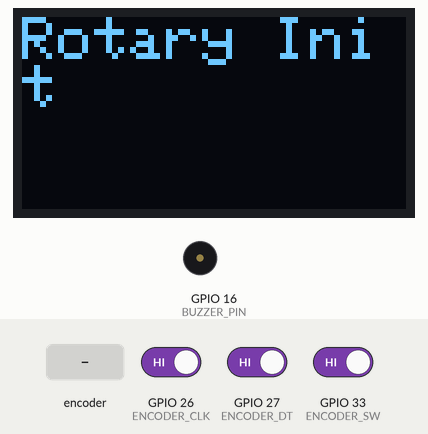
Recording of a sketch running on a simulated ESP32. Shown: 128×64 one-colour display, buzzer (waves = sounding, pin HIGH). The inputs (shaded band) are chosen by the test bench; at power-on: GPIO 33 (ENCODER_SW) HIGH, GPIO 26 (ENCODER_CLK) HIGH, GPIO 27 (ENCODER_DT) HIGH.

Above: at 2.2 s.
2.3 s: rotary encoder on GPIO 26 (ENCODER_CLK) / GPIO 27 (ENCODER_DT) turned 3 steps (first pin leading)
At 3.3 s:
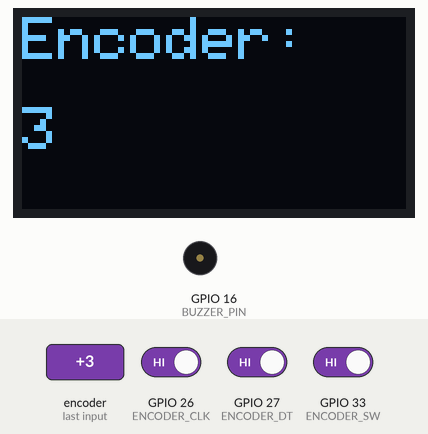
4.4 s: GPIO 33 (ENCODER_SW) driven LOW
At 7.02 s:
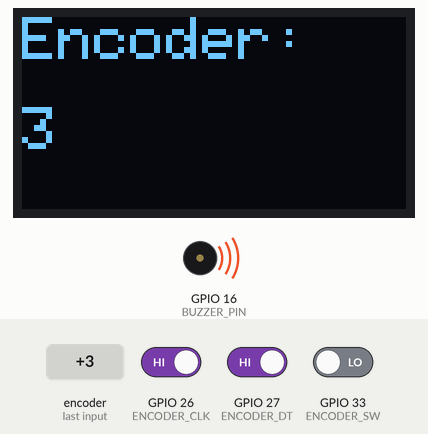
7.1 s: rotary encoder on GPIO 26 (ENCODER_CLK) / GPIO 27 (ENCODER_DT) turned 1 step (first pin leading)
At 7.32 s:
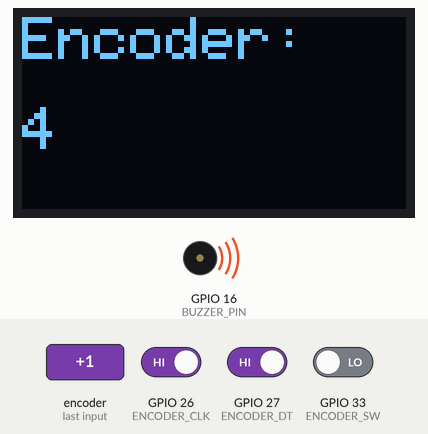
8.8 s: GPIO 33 (ENCODER_SW) driven HIGH
At 9.6 s:
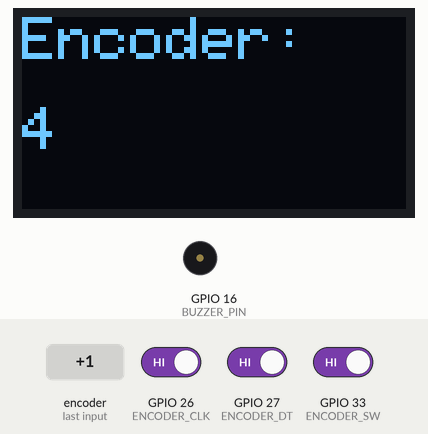
Timing chart, 0 to 11.3 s (numbered marks = the images above; inputs shaded):
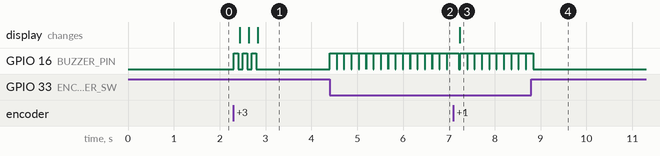

The sketch:

CFL02_RotaryEncoder_OLED.ino
```cpp
#include <Wire.h>
#include <Adafruit_GFX.h>
#include <Adafruit_SSD1306.h>

// OLED setup
#define SCREEN_WIDTH 128
#define SCREEN_HEIGHT 64
#define OLED_RESET    -1
#define OLED_ADDR     0x3C

Adafruit_SSD1306 display(SCREEN_WIDTH, SCREEN_HEIGHT, &Wire, OLED_RESET);

// Pin definitions
#define BUZZER_PIN   16
#define ENCODER_SW   33
#define ENCODER_CLK  26
#define ENCODER_DT   27

int lastClkState = HIGH;
int encoderCount = 0;

void setup() {
  pinMode(BUZZER_PIN, OUTPUT);
  pinMode(ENCODER_SW, INPUT_PULLUP);
  pinMode(ENCODER_CLK, INPUT);
  pinMode(ENCODER_DT, INPUT);

  digitalWrite(BUZZER_PIN, LOW);

  // Start I2C on ESP32 default SDA/SCL (21, 22)
  Wire.begin(21, 22);

  // OLED initialization
  if (!display.begin(SSD1306_SWITCHCAPVCC, OLED_ADDR)) {
    while (true); // halt if OLED not found
  }

  display.clearDisplay();
  display.setTextSize(2);
  display.setTextColor(SSD1306_WHITE);
  display.setCursor(0, 0);
  display.println("Rotary Init");
  display.display();

  delay(1000);  // Short welcome pause
}

void loop() {
  // --- Check button press ---
  if (digitalRead(ENCODER_SW) == LOW) {
    digitalWrite(BUZZER_PIN, HIGH);
    delay(150);
    digitalWrite(BUZZER_PIN, LOW);
  }

  // --- Check rotation ---
  int clkState = digitalRead(ENCODER_CLK);
  if (clkState != lastClkState && clkState == LOW) {
    if (digitalRead(ENCODER_DT) != clkState) {
      encoderCount++;  // Clockwise
      digitalWrite(BUZZER_PIN, HIGH);
      delay(100);
      digitalWrite(BUZZER_PIN, LOW);
    } else {
      encoderCount--;  // Counter-clockwise
    }

    // Update OLED
    display.clearDisplay();
    display.setCursor(0, 0);
    display.println("Encoder:");
    display.setCursor(0, 30);
    display.println(encoderCount);
    display.display();
  }
  lastClkState = clkState;

  delay(10); // debounce
}
```

Measured:
- after the input at 2.3 s, GPIO 16 (BUZZER_PIN): alternates HIGH for 0.10 s and LOW for 0.10 s, 6 changes in all, then stays LOW, starting at once; the display: first changes after 0.14 s (image 1 shows a later state)
- after the input at 4.4 s, GPIO 16 (BUZZER_PIN): alternates HIGH for 0.15 s and LOW for 0.01 s, starting at once
- after the input at 7.1 s, the display: changes after 0.14 s (image 3)
- after the input at 8.8 s, GPIO 16 (BUZZER_PIN): goes on until 8.8 s, then stays LOW
